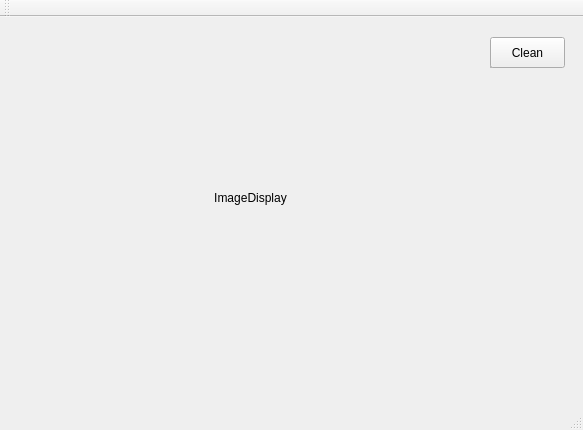
<?xml version="1.0" encoding="UTF-8"?>
<ui version="4.0">
 <class>MainWindow</class>
 <widget class="QMainWindow" name="MainWindow">
  <property name="geometry">
   <rect>
    <x>0</x>
    <y>0</y>
    <width>583</width>
    <height>430</height>
   </rect>
  </property>
  <property name="windowTitle">
   <string>MainWindow</string>
  </property>
  <widget class="QWidget" name="centralWidget">
   <widget class="QPushButton" name="pushButton">
    <property name="geometry">
     <rect>
      <x>490</x>
      <y>20</y>
      <width>75</width>
      <height>31</height>
     </rect>
    </property>
    <property name="text">
     <string>Clean</string>
    </property>
   </widget>
   <widget class="QTextEdit" name="textEdit">
    <property name="geometry">
     <rect>
      <x>490</x>
      <y>30</y>
      <width>71</width>
      <height>21</height>
     </rect>
    </property>
   </widget>
   <widget class="QLabel" name="imageDisplay">
    <property name="geometry">
     <rect>
      <x>20</x>
      <y>10</y>
      <width>461</width>
      <height>341</height>
     </rect>
    </property>
    <property name="text">
     <string>ImageDisplay</string>
    </property>
    <property name="alignment">
     <set>Qt::AlignCenter</set>
    </property>
   </widget>
   <zorder>textEdit</zorder>
   <zorder>imageDisplay</zorder>
   <zorder>pushButton</zorder>
  </widget>
  <widget class="QMenuBar" name="menuBar">
   <property name="geometry">
    <rect>
     <x>0</x>
     <y>0</y>
     <width>583</width>
     <height>25</height>
    </rect>
   </property>
  </widget>
  <widget class="QToolBar" name="mainToolBar">
   <attribute name="toolBarArea">
    <enum>TopToolBarArea</enum>
   </attribute>
   <attribute name="toolBarBreak">
    <bool>false</bool>
   </attribute>
  </widget>
  <widget class="QStatusBar" name="statusBar"/>
 </widget>
 <layoutdefault spacing="6" margin="11"/>
 <resources/>
 <connections/>
</ui>
